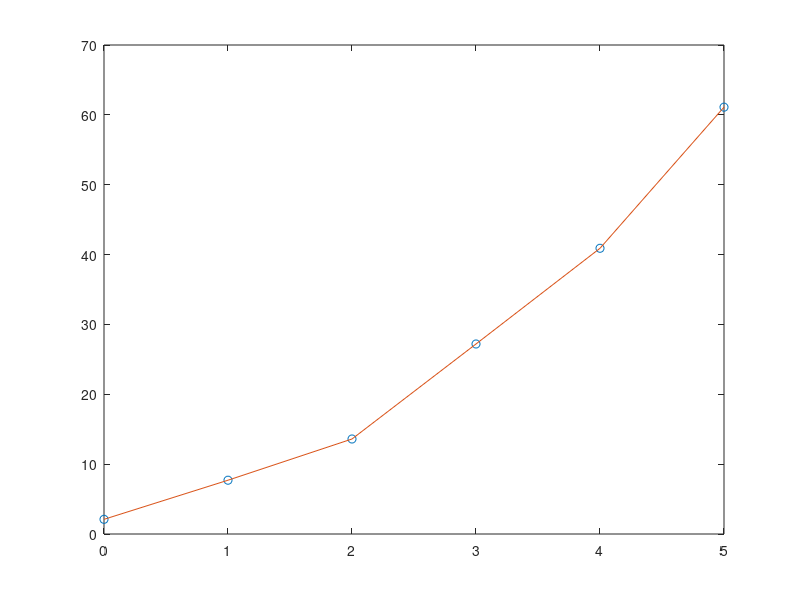

This chart was generated by the following MATLAB code:
close all
clear all
clc

d=input('order= ')
x=[0:5];
y0=[2.1 7.7 13.6 27.2 40.9 61.1]

for m=1:d+1
    for s=1:d+1
        A(m,s)=sum(x.^(m+s-2))
    end
end
A
for m=1:d+1
    B(m,1)=sum(x.^(m-1).*y0)
end
B

a=A\B
e=a'
e=fliplr(e)
ym=polyval(e,x)

plot(x,y0, 'o')
hold on
plot(x,ym)
